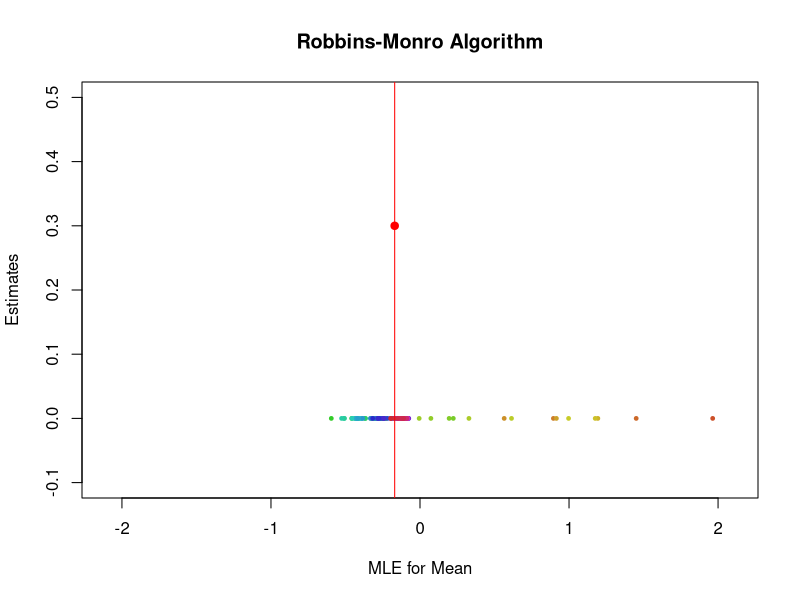
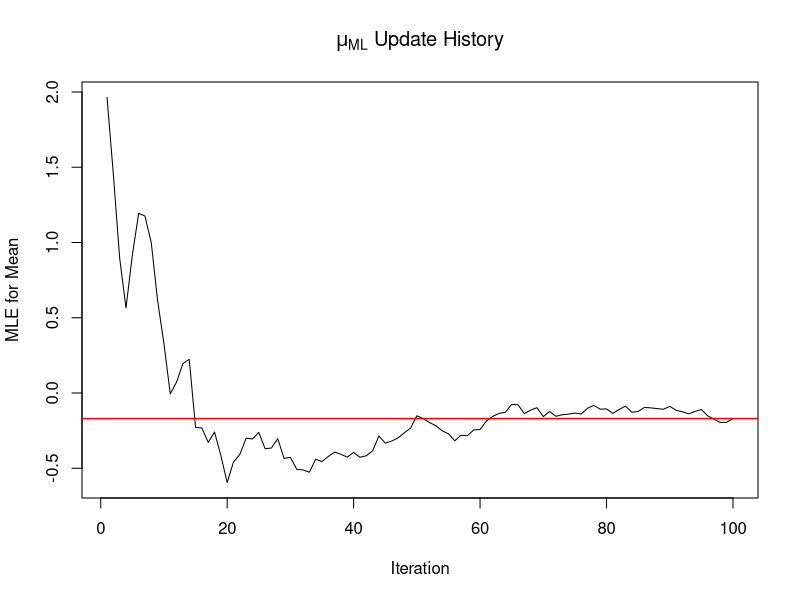

Write R code to recreate these figures, in order.
# Data Sampling
n_sample <- 100
X_par <- c(0, 2) # mean, sd

set.seed(2024)
X <- rnorm(n_sample, X_par[1], X_par[2])
MLE <- c(mean(X), sqrt(sum((X-mean(X))^2)/length(X)))
plot(MLE[1], 0.3, xlim = c(X_par[1]-X_par[2]-0.1, X_par[1]+X_par[2]+0.1), ylim = c(-.1, .5), col='red', pch=19, cex=1,
    main = 'Robbins-Monro Algorithm', xlab = 'MLE for Mean', ylab = 'Estimates')

# Robbins-Monro
mean_update <- function(x, mean_old, sd_old, coef){
    var_old <- sd_old^2
    result <- mean_old + coef * (1/var_old) * (x - mean_old)
    return(result)
}

sd_update <- function(x, mean, sd_old, coef){
    z_fct <- function(x, mean, sd_old){
        temp <- ((x-mean)^2-sd_old^2)/(sd_old^3)
        return(temp)
    }
    result <- sd_old + coef * z_fct(x, mean, sd_old)
    return(result)
}

mean_history <- c()
sd_history <- c()

for(i in 1:n_sample){
    mean_old <- ifelse(length(mean_history) == 0, 0, mean_history[length(mean_history)])
    sd_old <- ifelse(length(sd_history) == 0, 1, sd_history[length(sd_history)])

    mean_new <- mean_update(X[i], mean_old = mean_old, sd_old = sd_old, coef = 1/i)
    sd_new <- sd_update(X[i], mean = mean_new, sd_old = sd_old, coef = 1/i)
    
    mean_history <- c(mean_history, mean_new)
    update_sd <- c(sd_history, sd_new)

    col_mean <- hsv((i/n_sample)^0.7, 0.8, 0.8)
    col_sd <- hsv(0.8, (i/n_sample)^0.7, 0.8)
    if(i != n_sample){
        points(mean_new, 0, col = col_mean, pch = 19, cex = .5)
    } else{
        abline(v = mean_new, col = 'red')
    }
}

# TS plot
title <- expression(paste(mu[ML], ' Update History'))
plot(1:length(mean_history), mean_history, type='n', xlim=c(1, length(mean_history)), ylim=c(min(mean_history), max(mean_history)), xlab='Iteration', ylab='MLE for Mean', main=title)

lines(1:length(mean_history), mean_history, col='black')
abline(h = MLE[1], col = 'red', lwd=1.5)
